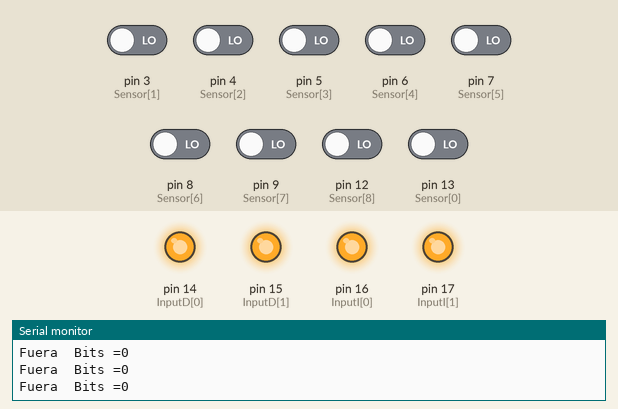
Simulated run of this sketch. Board: Arduino Uno, built with avr-gcc and run on an emulated ATmega328P. Parts: output pins drawn as LEDs (lit = HIGH), the last lines printed to the serial monitor. The test bench sets the inputs (shaded band); at power-on: pin 3 (Sensor[1]), pin 4 (Sensor[2]), pin 5 (Sensor[3]), pin 6 (Sensor[4]), pin 7 (Sensor[5]), pin 8 (Sensor[6]), pin 9 (Sensor[7]), pin 12 (Sensor[8]), pin 13 (Sensor[0]) LOW.

Above: at 1.2 s.
1.3 s: pin 3 (Sensor[1]) driven HIGH
At 1.8 s:
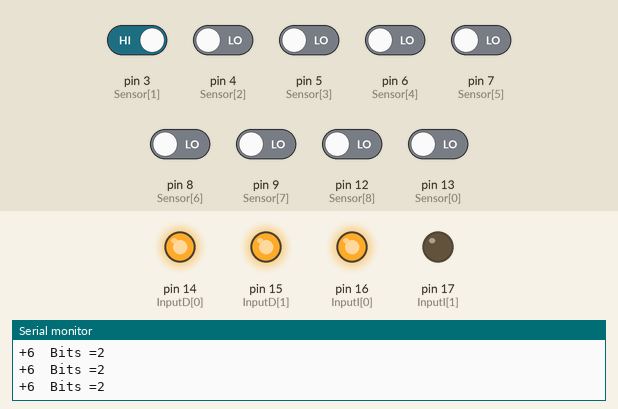
2.8 s: pin 5 (Sensor[3]) driven HIGH
At 4.1 s:
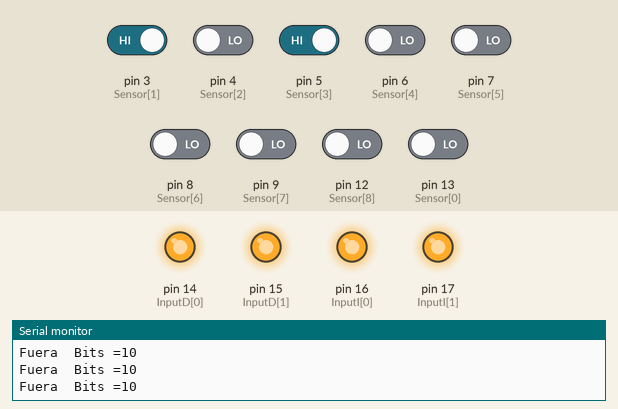
5.8 s: pin 5 (Sensor[3]) driven LOW
At 6.4 s:
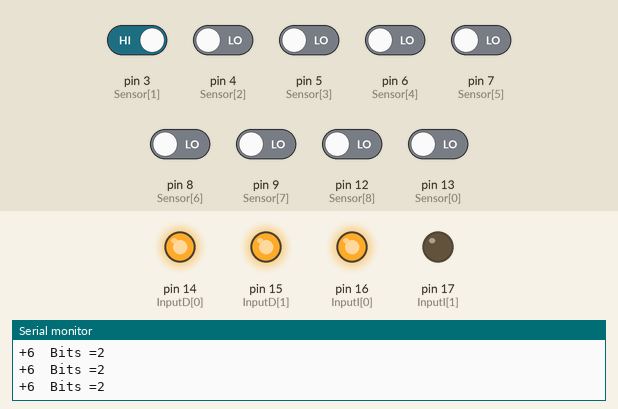
7.3 s: pin 6 (Sensor[4]) driven HIGH
At 8.6 s:
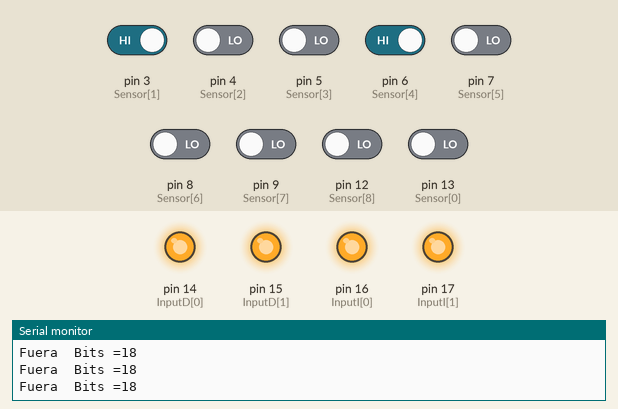
10.3 s: pin 3 (Sensor[1]) driven LOW
At 11.0 s:
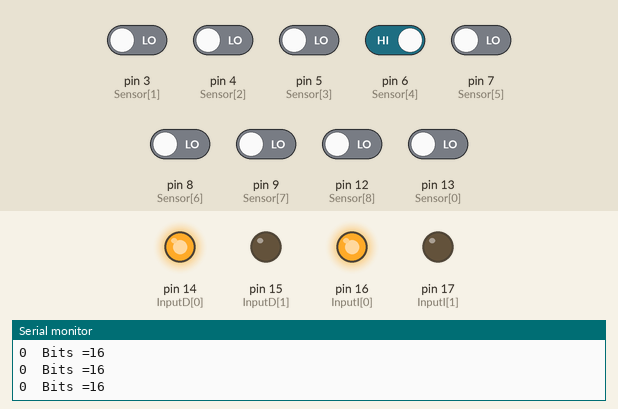
11.8 s: pin 7 (Sensor[5]) driven HIGH
At 13.1 s:
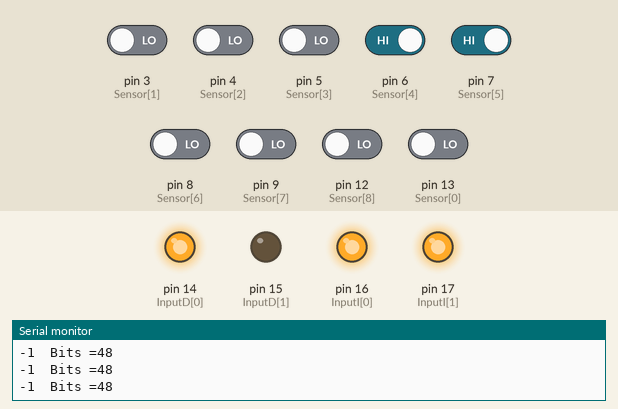
Timing chart, 0 to 14.3 s (numbered marks = the images above; inputs shaded):
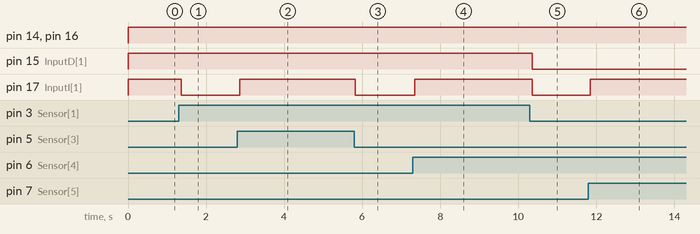

Measured:
- after the input at 1.3 s, pin 17 (InputI[1]): HIGH → LOW after 0.06 s
- after the input at 2.8 s, pin 17 (InputI[1]): LOW → HIGH after 0.06 s
- after the input at 5.8 s, pin 17 (InputI[1]): HIGH → LOW at once
- after the input at 7.3 s, pin 17 (InputI[1]): LOW → HIGH after 0.05 s
- after the input at 10.3 s, pin 15 (InputD[1]), pin 17 (InputI[1]): HIGH → LOW after 0.06 s
- after the input at 11.8 s, pin 17 (InputI[1]): LOW → HIGH after 0.05 s

The sketch:

Control_Todo_o_Nada.ino
```cpp
/*
 Name:		Control_Todo o Nada.ino
 Created:	07/04/2019 17:23:59
 Author:	Borxo García
 Proyect:   Robot BoB
*/

//Habilitación DEBUG//
#define DEBUG

//Constantes//
const int Sensor[] = { 13,3,4,5,6,7,8,9,12 };
const int InputD[] = { 14,15 };
const int InputI[] = { 16,17 };
const int enableD = 10;
const int enableI = 11;

//Variables//
int estado = 0;

//Variables Control Porporcional y Derivativo//
int velocidad = 90;


void setup() {

	for (int i = 8; i >= 0; i--) {
		pinMode(InputD[i], OUTPUT);
		pinMode(InputI[i], OUTPUT);
		pinMode(Sensor[i], INPUT);
	}
#ifdef DEBUG
	Serial.begin(4800);
#endif
}

void loop()
{
	LecturaSensores();
}
void LecturaSensores()
{
	estado = 0;

	for (int i = 0; i <= 8; i++)
	{
		estado |= digitalRead(Sensor[i]) << i;
	}

#ifdef DEBUG
	Serial.print("Bits =");
	Serial.println(estado);
#endif

	switch (estado)
	{
	case 0B000000001:
		#ifdef DEBUG
			Serial.print("+8  ");
		#endif // DEBUG
		GiroDerecha();
		break;

	case 0B000000011:
		#ifdef DEBUG
			Serial.print("+7  ");
		#endif // DEBUG
		GiroDerecha();
		break;

	case 0B000000010:
		#ifdef DEBUG
			Serial.print("+6  ");
		#endif // DEBUG
		GiroDerecha();
		break;

	case 0B000000110:
		#ifdef DEBUG
			Serial.print("+5  ");
		#endif // DEBUG
		GiroDerecha();
		break;

	case 0B000000100:
		#ifdef DEBUG
			Serial.print("+4  ");
		#endif // DEBUG
		GiroDerecha();
		break;

	case 0B000001100:
		#ifdef DEBUG
			Serial.print("+3  ");
		#endif // DEBUG
		GiroDerecha();
		break;

	case 0B000001000:
		#ifdef DEBUG
			Serial.print("+2  ");
		#endif // DEBUG
		GiroDerecha();
		break;

	case 0B000011000:
		#ifdef DEBUG
		Serial.print("+1  ");
		#endif // DEBUG
		GiroDerecha();
		break;

	case 0B000010000:
		#ifdef DEBUG
			Serial.print("0  ");
		#endif // DEBUG
		Avanzar();
		break;

	case 0B000110000:
		#ifdef DEBUG
			Serial.print("-1  ");
		#endif // DEBUG
		GiroIzquierda();
		break;

	case 0B000100000:
		#ifdef DEBUG
			Serial.print("-2  ");
		#endif // DEBUG
		GiroIzquierda();
		break;

	case 0B001100000:
		#ifdef DEBUG
			Serial.print("-3  ");
		#endif // DEBUG
		GiroIzquierda();
		break;

	case 0B001000000:
		#ifdef DEBUG
			Serial.print("-4  ");
		#endif // DEBUG
		GiroIzquierda();
		break;

	case 0B011000000:
		#ifdef DEBUG
			Serial.print("-5  ");
		#endif // DEBUG
		GiroIzquierda();
		break;

	case 0B010000000:
		#ifdef DEBUG
			Serial.print("-6  ");
		#endif // DEBUG
		GiroIzquierda();
		break;

	case 0B110000000:
		#ifdef DEBUG
			Serial.print("-7  ");
		#endif // DEBUG
		GiroIzquierda();
		break;

	case 0B100000000:
		#ifdef DEBUG
			Serial.print("-8  ");
		#endif // DEBUG
		GiroIzquierda();
		break;

	default:
		#ifdef DEBUG
			Serial.print("Fuera  ");
		#endif // DEBUG
		Parar();
		break;
	}

}

void Avanzar()
{
	digitalWrite(InputD[0], HIGH);
	digitalWrite(InputD[1], LOW);

	digitalWrite(InputI[0], HIGH);
	digitalWrite(InputI[1], LOW);

	digitalWrite(enableD, HIGH);
	digitalWrite(enableI, HIGH);
}

void GiroDerecha()
{
	digitalWrite(InputD[0], HIGH);
	digitalWrite(InputD[1], HIGH);

	digitalWrite(InputI[0], HIGH);
	digitalWrite(InputI[1], LOW);

	digitalWrite(enableD, HIGH);
	digitalWrite(enableI, HIGH);
}

void GiroIzquierda()
{
	digitalWrite(InputD[0], HIGH);
	digitalWrite(InputD[1], LOW);

	digitalWrite(InputI[0], HIGH);
	digitalWrite(InputI[1], HIGH);

	digitalWrite(enableD, HIGH);
	digitalWrite(enableI, HIGH);
}

void Parar()
{
	digitalWrite(InputD[0], HIGH);
	digitalWrite(InputD[1], HIGH);

	digitalWrite(InputI[0], HIGH);
	digitalWrite(InputI[1], HIGH);

	digitalWrite(enableD, HIGH);
	digitalWrite(enableI, HIGH);
}
```
